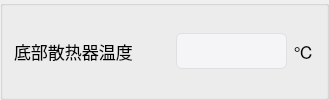
        <widget class="QGroupBox" name="groupBox_6">
         <property name="title">
          <string/>
         </property>
         <layout class="QHBoxLayout" name="horizontalLayout_12" stretch="7,5,1">
          <item>
           <widget class="QLabel" name="label_23">
            <property name="minimumSize">
             <size>
              <width>119</width>
              <height>31</height>
             </size>
            </property>
            <property name="font">
             <font>
              <pointsize>13</pointsize>
             </font>
            </property>
            <property name="text">
             <string>底部散热器温度</string>
            </property>
            <property name="alignment">
             <set>Qt::AlignLeading|Qt::AlignLeft|Qt::AlignVCenter</set>
            </property>
           </widget>
          </item>
          <item>
           <widget class="QLineEdit" name="l6">
            <property name="enabled">
             <bool>false</bool>
            </property>
            <property name="minimumSize">
             <size>
              <width>0</width>
              <height>31</height>
             </size>
            </property>
            <property name="styleSheet">
             <string notr="true">QLineEdit {
    /* 苹果风格的数据展示LineEdit */
    border: 1px solid #D0D0D0;                  /* 浅灰色边框，模仿macOS的细边框 */
    border-radius: 6px;                         /* 圆角，符合macOS设计 */
    padding: 8px 12px;                         /* 内边距，提供舒适的阅读空间 */
    background-color: #FFFFFF;                 /* 白色背景 */
    color: #333333;                            /* 深灰色文字，提高可读性 */
    font-family: &quot;SF Pro Text&quot;, &quot;Helvetica Neue&quot;, &quot;Lucida Grande&quot;, sans-serif; /* macOS系统字体栈 */
    font-size: 14px;                           /* 默认字体大小 */
    selection-background-color: #007AFF;       /* 选中文本高亮色 (macOS蓝色) */
    selection-color: #FFFFFF;                  /* 选中文本颜色 (白色) */

    /* 只读状态下的特殊样式 */
    /* 注意：Qt中通常使用 setReadOnly(true) 来实现只读，但QSS可以定义其外观 */
}

/* 当LineEdit获得焦点时 (对于数据展示框，如果不需要焦点效果，可以省略或弱化) */
QLineEdit:focus {
    border: 1px solid #007AFF;                 /* 获得焦点时边框变为蓝色 */
    /* 如果作为纯展示框，也可以移除焦点边框变化 */
    /* border: 1px solid #D0D0D0; */
}

/* 禁用状态下的样式 (如果用于展示不可变数据) */
QLineEdit:disabled {
    background-color: #F5F5F7;                 /* macOS禁用元素背景色 */
    color: #333333;                            /* 禁用文字颜色 */
    border: 1px solid #E0E0E0;                 /* 禁用边框颜色 */
}</string>
            </property>
            <property name="readOnly">
             <bool>true</bool>
            </property>
           </widget>
          </item>
          <item>
           <widget class="QLabel" name="label_24">
            <property name="minimumSize">
             <size>
              <width>0</width>
              <height>31</height>
             </size>
            </property>
            <property name="font">
             <font>
              <pointsize>13</pointsize>
             </font>
            </property>
            <property name="text">
             <string>℃</string>
            </property>
            <property name="alignment">
             <set>Qt::AlignCenter</set>
            </property>
           </widget>
          </item>
         </layout>
        </widget>
